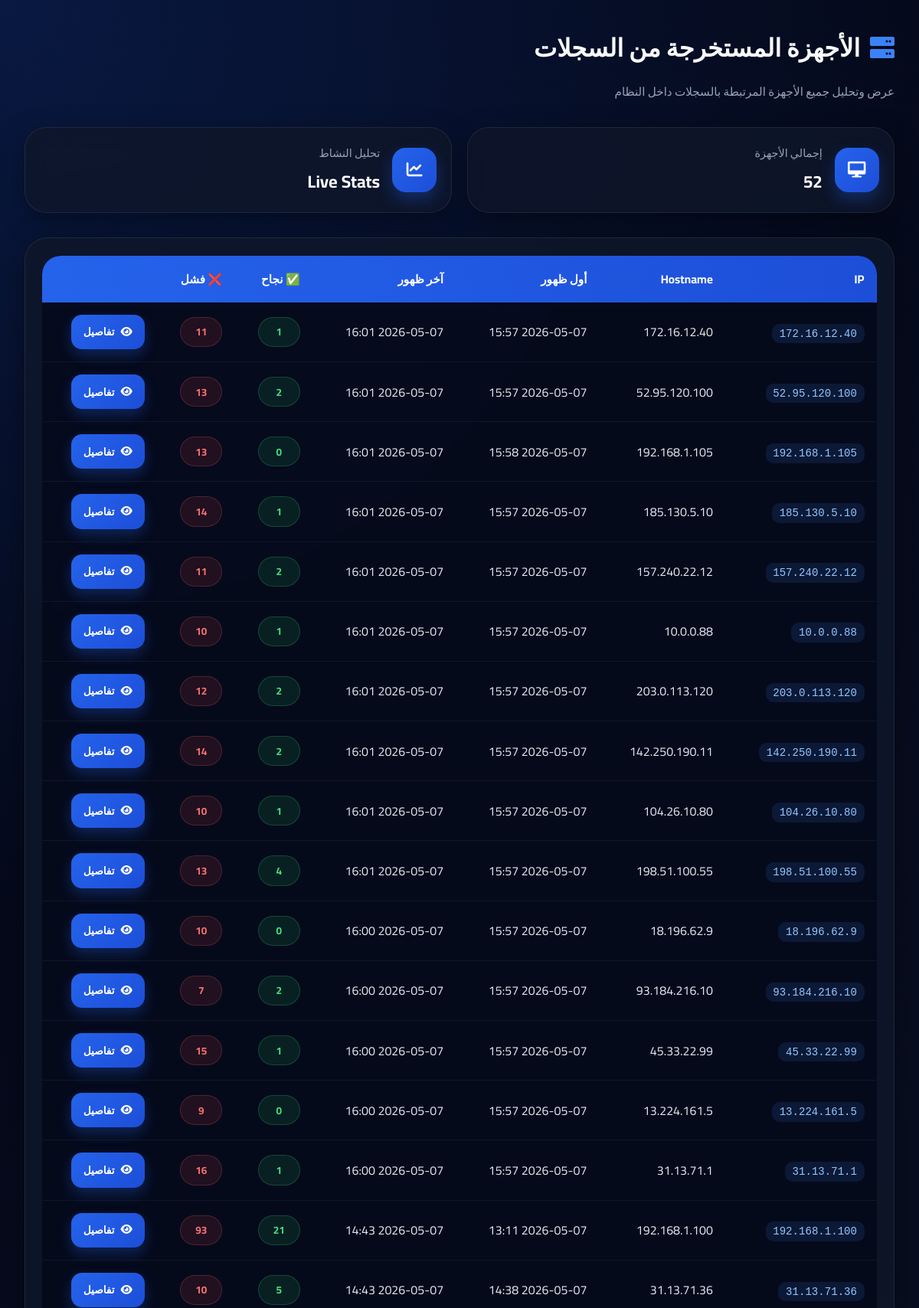
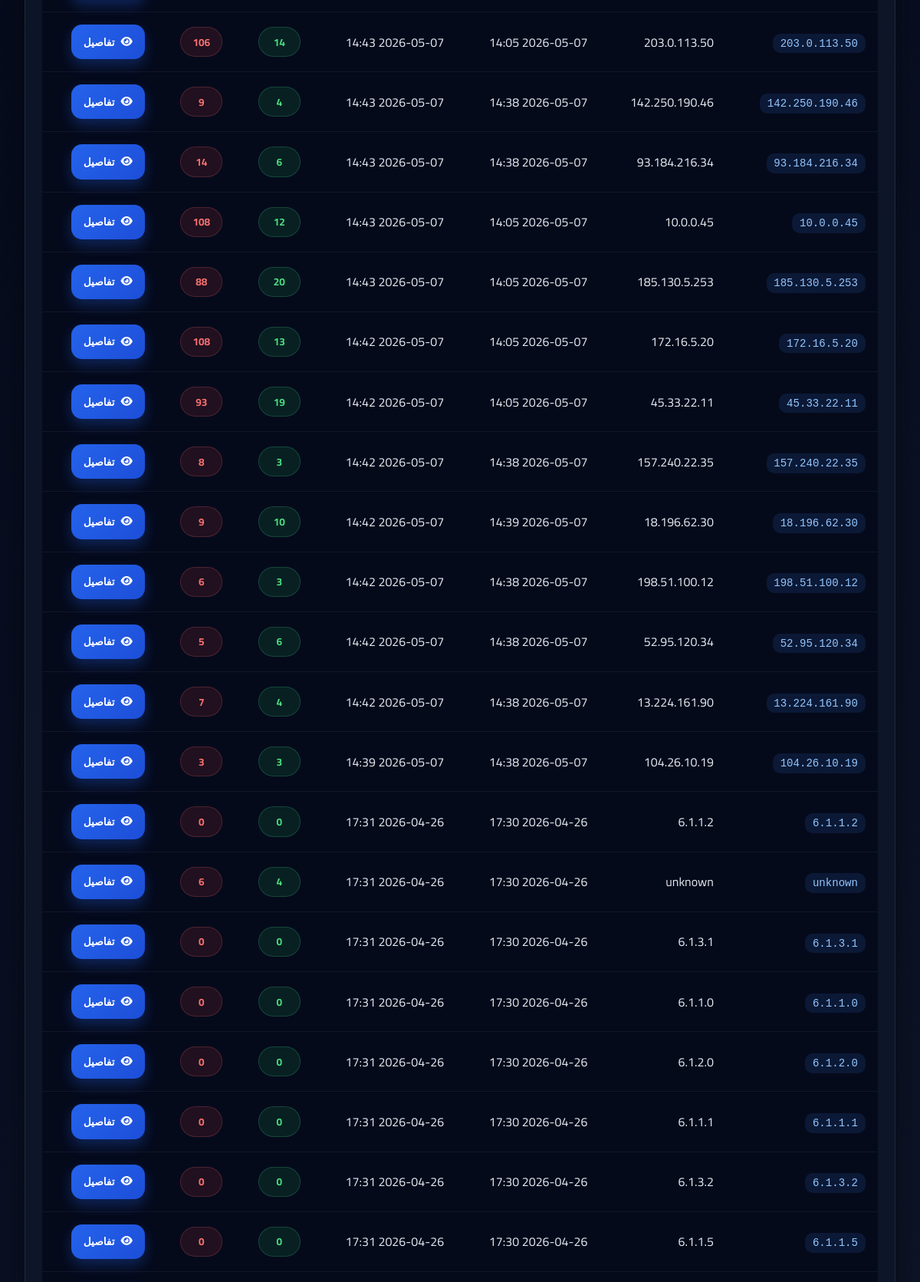
/devices (signed in, upper part), run on the app's committed database (2 pictures, top to bottom).
### models.py (models this page shows)
class Device(db.Model):
    id = db.Column(db.Integer, primary_key=True)
    ip = db.Column(db.String(45), unique=True, nullable=False)
    hostname = db.Column(db.String(100), nullable=True)
    first_seen = db.Column(db.DateTime, default=datetime.utcnow)
    last_seen = db.Column(db.DateTime, default=datetime.utcnow, onupdate=datetime.utcnow)

### app.py (the view)
    @app.route('/devices')
    @login_required
    def devices():
        all_devices = Device.query.order_by(Device.last_seen.desc()).all()
        dev_list = []
        for dev in all_devices:
            success_cnt = Log.query.filter_by(src_ip=dev.ip, status='success').count()
            failed_cnt = Log.query.filter_by(src_ip=dev.ip, status='failed').count()
            last_log = Log.query.filter_by(src_ip=dev.ip).order_by(Log.timestamp.desc()).first()
            dev_list.append({
                'ip': dev.ip,
                'hostname': dev.hostname,
                'first_seen': dev.first_seen,
                'last_seen': dev.last_seen,
                'success_count': success_cnt,
                'failed_count': failed_cnt,
                'last_activity': last_log.timestamp if last_log else None
            })
        return render_template('devices.html', devices=dev_list)

### auth.py (called while the page is built)
@login_manager.user_loader
def load_user(user_id):
    return User.query.get(int(user_id))

### templates/devices.html (shortened to what this page needs)
<!DOCTYPE html>
<html lang="ar">
<head>
    <link rel="stylesheet" href="https://cdnjs.cloudflare.com/ajax/libs/font-awesome/6.0.0-beta3/css/all.min.css">
</head>
<body>
    <div class="container">
        <div class="page-header">
            <h1>
                <i class="fas fa-server"></i>
                الأجهزة المستخرجة من السجلات
            </h1>
            <p>
                عرض وتحليل جميع الأجهزة المرتبطة بالسجلات داخل النظام
            </p>
        </div>
        <div class="stats-mini">
            <div class="stat-card">
                <div class="stat-icon">
                    <i class="fas fa-desktop"></i>
                </div>
                <div class="stat-text">
                    <span>إجمالي الأجهزة</span>
                    <strong>{{ devices|length }}</strong>
                </div>
            </div>
            <div class="stat-card">
                <div class="stat-icon">
                    <i class="fas fa-chart-line"></i>
                </div>
                <div class="stat-text">
                    <span>تحليل النشاط</span>
                    <strong>Live Stats</strong>
                </div>
            </div>
        </div>
        <div class="table-card">
            <div class="table-wrapper">
                <table>
                    <thead>
                        <tr>
                            <th>IP</th>
                            <th>Hostname</th>
                            <th>أول ظهور</th>
                            <th>آخر ظهور</th>
                            <th>✅ نجاح</th>
                            <th>❌ فشل</th>
                            <th></th>
                        </tr>
                    </thead>
                    <tbody>
                        {% for dev in devices %}
                        <tr>
                            <td>
                                <code>{{ dev.ip }}</code>
                            </td>
                            <td>
                                {{ dev.hostname or '-' }}
                            </td>
                            <td>
                                {{ dev.first_seen.strftime('%Y-%m-%d %H:%M') }}
                            </td>
                            <td>
                                {{ dev.last_seen.strftime('%Y-%m-%d %H:%M') }}
                            </td>
                            <td>
                                <span class="success-badge">
                                    {{ dev.success_count }}
                                </span>
                            </td>
                            <td>
                                <span class="failed-badge">
                                    {{ dev.failed_count }}
                                </span>
                            </td>
                            <td>
                                <a href="{{ url_for('device_details', ip=dev.ip) }}"
                                    class="btn-detail">
                                    <i class="fas fa-eye"></i>
                                    تفاصيل
                                </a>
                            </td>
                        </tr>
                        {% else %}
                        <tr>
                            <td colspan="7">
                                لا توجد أجهزة
                            </td>
                        </tr>
                        {% endfor %}
                    </tbody>
                </table>
            </div>
        </div>
    </div>
</body>
</html>

### templates/devices.html (style rules this page uses)
* { margin: 0; padding: 0; box-sizing: border-box; }
body { background: radial-gradient(circle at top left, rgba(37, 99, 235, 0.2), transparent 25%), radial-gradient(circle at bottom right, rgba(59, 130, 246, 0.15), transparent 25%), linear-gradient(135deg, #020617, #0f172a); font-family: 'Cairo', sans-serif; min-height: 100vh; padding: 2rem; direction: rtl; color: #f8fafc; }
.container { max-width: 1400px; margin: auto; }
.page-header { margin-bottom: 2rem; }
.page-header h1 { display: flex; align-items: center; gap: 0.8rem; font-size: 2rem; margin-bottom: 0.8rem; }
.page-header h1 i { color: #3b82f6; }
.page-header p { color: #94a3b8; font-size: 0.95rem; }
.stats-mini { display: grid; grid-template-columns: repeat(auto-fit, minmax(230px, 1fr)); gap: 1.2rem; margin-bottom: 2rem; }
.stat-card { background: rgba(15, 23, 42, 0.82); backdrop-filter: blur(14px); border: 1px solid rgba(255, 255, 255, 0.08); border-radius: 28px; padding: 1.2rem; display: flex; align-items: center; gap: 1rem; transition: 0.3s ease; box-shadow: 0 10px 35px rgba(0, 0, 0, 0.35); }
.stat-icon { width: 58px; height: 58px; border-radius: 18px; background: linear-gradient(135deg, #2563eb, #1d4ed8); display: flex; align-items: center; justify-content: center; font-size: 1.3rem; color: white; box-shadow: 0 10px 20px rgba(37, 99, 235, 0.3); }
.stat-text { display: flex; flex-direction: column; gap: 0.2rem; }
.stat-text span { color: #94a3b8; font-size: 0.9rem; }
.stat-text strong { font-size: 1.4rem; color: white; }
.table-card { background: rgba(15, 23, 42, 0.85); backdrop-filter: blur(16px); border-radius: 30px; border: 1px solid rgba(255, 255, 255, 0.08); padding: 1.4rem; box-shadow: 0 10px 40px rgba(0, 0, 0, 0.4); }
.table-wrapper { overflow-x: auto; border-radius: 24px; }
table { width: 100%; border-collapse: collapse; overflow: hidden; background: rgba(2, 6, 23, 0.7); border-radius: 24px; }
thead { background: linear-gradient(90deg, #2563eb, #1d4ed8); }
th { padding: 1rem; text-align: right; color: white; font-size: 0.95rem; font-weight: 700; }
td { padding: 1rem; border-bottom: 1px solid rgba(255, 255, 255, 0.05); color: #e2e8f0; transition: 0.25s; }
tbody tr { transition: 0.25s ease; }
code { background: rgba(59, 130, 246, 0.12); color: #93c5fd; padding: 0.3rem 0.6rem; border-radius: 10px; font-size: 0.88rem; }
.success-badge, .failed-badge { display: inline-flex; align-items: center; justify-content: center; min-width: 55px; padding: 0.35rem 0.7rem; border-radius: 50px; font-weight: 700; font-size: 0.85rem; }
.success-badge { background: rgba(34, 197, 94, 0.12); color: #4ade80; border: 1px solid rgba(74, 222, 128, 0.2); }
.failed-badge { background: rgba(239, 68, 68, 0.12); color: #f87171; border: 1px solid rgba(248, 113, 113, 0.2); }
.btn-detail { display: inline-flex; align-items: center; gap: 0.5rem; background: linear-gradient(135deg, #2563eb, #1d4ed8); color: white; text-decoration: none; padding: 0.6rem 1rem; border-radius: 14px; font-size: 0.85rem; font-weight: 700; transition: 0.3s ease; box-shadow: 0 8px 18px rgba(37, 99, 235, 0.3); }

### data on the page
Device: ip "172.16.12.40", hostname "172.16.12.40", first_seen "2026-05-07 15:57", last_seen "2026-05-07 16:01", success_count "1", failed_count "11"
Device: ip "52.95.120.100", hostname "52.95.120.100", first_seen "2026-05-07 15:57", last_seen "2026-05-07 16:01", success_count "2", failed_count "13"
Device: ip "192.168.1.105", hostname "192.168.1.105", first_seen "2026-05-07 15:58", last_seen "2026-05-07 16:01", success_count "0", failed_count "13"
Device: ip "185.130.5.10", hostname "185.130.5.10", first_seen "2026-05-07 15:57", last_seen "2026-05-07 16:01", success_count "1", failed_count "14"
Device: ip "157.240.22.12", hostname "157.240.22.12", first_seen "2026-05-07 15:57", last_seen "2026-05-07 16:01", success_count "2", failed_count "11"
Device: ip "10.0.0.88", hostname "10.0.0.88", first_seen "2026-05-07 15:57", last_seen "2026-05-07 16:01", success_count "1", failed_count "10"
Device: ip "203.0.113.120", hostname "203.0.113.120", first_seen "2026-05-07 15:57", last_seen "2026-05-07 16:01", success_count "2", failed_count "12"
Device: ip "142.250.190.11", hostname "142.250.190.11", first_seen "2026-05-07 15:57", last_seen "2026-05-07 16:01", success_count "2", failed_count "14"
Device: ip "104.26.10.80", hostname "104.26.10.80", first_seen "2026-05-07 15:57", last_seen "2026-05-07 16:01", success_count "1", failed_count "10"
Device: ip "198.51.100.55", hostname "198.51.100.55", first_seen "2026-05-07 15:57", last_seen "2026-05-07 16:01", success_count "4", failed_count "13"
Device: ip "18.196.62.9", hostname "18.196.62.9", first_seen "2026-05-07 15:57", last_seen "2026-05-07 16:00", success_count "0", failed_count "10"
Device: ip "93.184.216.10", hostname "93.184.216.10", first_seen "2026-05-07 15:57", last_seen "2026-05-07 16:00", success_count "2", failed_count "7"
Device: ip "45.33.22.99", hostname "45.33.22.99", first_seen "2026-05-07 15:57", last_seen "2026-05-07 16:00", success_count "1", failed_count "15"
Device: ip "13.224.161.5", hostname "13.224.161.5", first_seen "2026-05-07 15:57", last_seen "2026-05-07 16:00", success_count "0", failed_count "9"
Device: ip "31.13.71.1", hostname "31.13.71.1", first_seen "2026-05-07 15:57", last_seen "2026-05-07 16:00", success_count "1", failed_count "16"
Device: ip "192.168.1.100", hostname "192.168.1.100", first_seen "2026-05-07 13:11", last_seen "2026-05-07 14:43", success_count "21", failed_count "93"
Device: ip "31.13.71.36", hostname "31.13.71.36", first_seen "2026-05-07 14:38", last_seen "2026-05-07 14:43", success_count "5", failed_count "10"
Device: ip "203.0.113.50", hostname "203.0.113.50", first_seen "2026-05-07 14:05", last_seen "2026-05-07 14:43", success_count "14", failed_count "106"
Device: ip "142.250.190.46", hostname "142.250.190.46", first_seen "2026-05-07 14:38", last_seen "2026-05-07 14:43", success_count "4", failed_count "9"
Device: ip "93.184.216.34", hostname "93.184.216.34", first_seen "2026-05-07 14:38", last_seen "2026-05-07 14:43", success_count "6", failed_count "14"
Device: ip "10.0.0.45", hostname "10.0.0.45", first_seen "2026-05-07 14:05", last_seen "2026-05-07 14:43", success_count "12", failed_count "108"
Device: ip "185.130.5.253", hostname "185.130.5.253", first_seen "2026-05-07 14:05", last_seen "2026-05-07 14:43", success_count "20", failed_count "88"
Device: ip "172.16.5.20", hostname "172.16.5.20", first_seen "2026-05-07 14:05", last_seen "2026-05-07 14:42", success_count "13", failed_count "108"
Device: ip "45.33.22.11", hostname "45.33.22.11", first_seen "2026-05-07 14:05", last_seen "2026-05-07 14:42", success_count "19", failed_count "93"
Device: ip "157.240.22.35", hostname "157.240.22.35", first_seen "2026-05-07 14:38", last_seen "2026-05-07 14:42", success_count "3", failed_count "8"
Device: ip "18.196.62.30", hostname "18.196.62.30", first_seen "2026-05-07 14:39", last_seen "2026-05-07 14:42", success_count "10", failed_count "9"
Device: ip "198.51.100.12", hostname "198.51.100.12", first_seen "2026-05-07 14:38", last_seen "2026-05-07 14:42", success_count "3", failed_count "6"
Device: ip "52.95.120.34", hostname "52.95.120.34", first_seen "2026-05-07 14:38", last_seen "2026-05-07 14:42", success_count "6", failed_count "5"
Device: ip "13.224.161.90", hostname "13.224.161.90", first_seen "2026-05-07 14:38", last_seen "2026-05-07 14:42", success_count "4", failed_count "7"
Device: ip "104.26.10.19", hostname "104.26.10.19", first_seen "2026-05-07 14:38", last_seen "2026-05-07 14:39", success_count "3", failed_count "3"
Device: ip "6.1.1.2", hostname "6.1.1.2", first_seen "2026-04-26 17:30", last_seen "2026-04-26 17:31", success_count "0", failed_count "0"
Device: ip "unknown", hostname "unknown", first_seen "2026-04-26 17:30", last_seen "2026-04-26 17:31", success_count "4", failed_count "6"
Device: ip "6.1.3.1", hostname "6.1.3.1", first_seen "2026-04-26 17:30", last_seen "2026-04-26 17:31", success_count "0", failed_count "0"
Device: ip "6.1.1.0", hostname "6.1.1.0", first_seen "2026-04-26 17:30", last_seen "2026-04-26 17:31", success_count "0", failed_count "0"
Device: ip "6.1.2.0", hostname "6.1.2.0", first_seen "2026-04-26 17:30", last_seen "2026-04-26 17:31", success_count "0", failed_count "0"
Device: ip "6.1.1.1", hostname "6.1.1.1", first_seen "2026-04-26 17:30", last_seen "2026-04-26 17:31", success_count "0", failed_count "0"
Device: ip "6.1.3.2", hostname "6.1.3.2", first_seen "2026-04-26 17:30", last_seen "2026-04-26 17:31", success_count "0", failed_count "0"
Device: ip "6.1.1.5", hostname "6.1.1.5", first_seen "2026-04-26 17:30", last_seen "2026-04-26 17:31", success_count "0", failed_count "0"

### other printed values
{{ devices|length }} "52"
